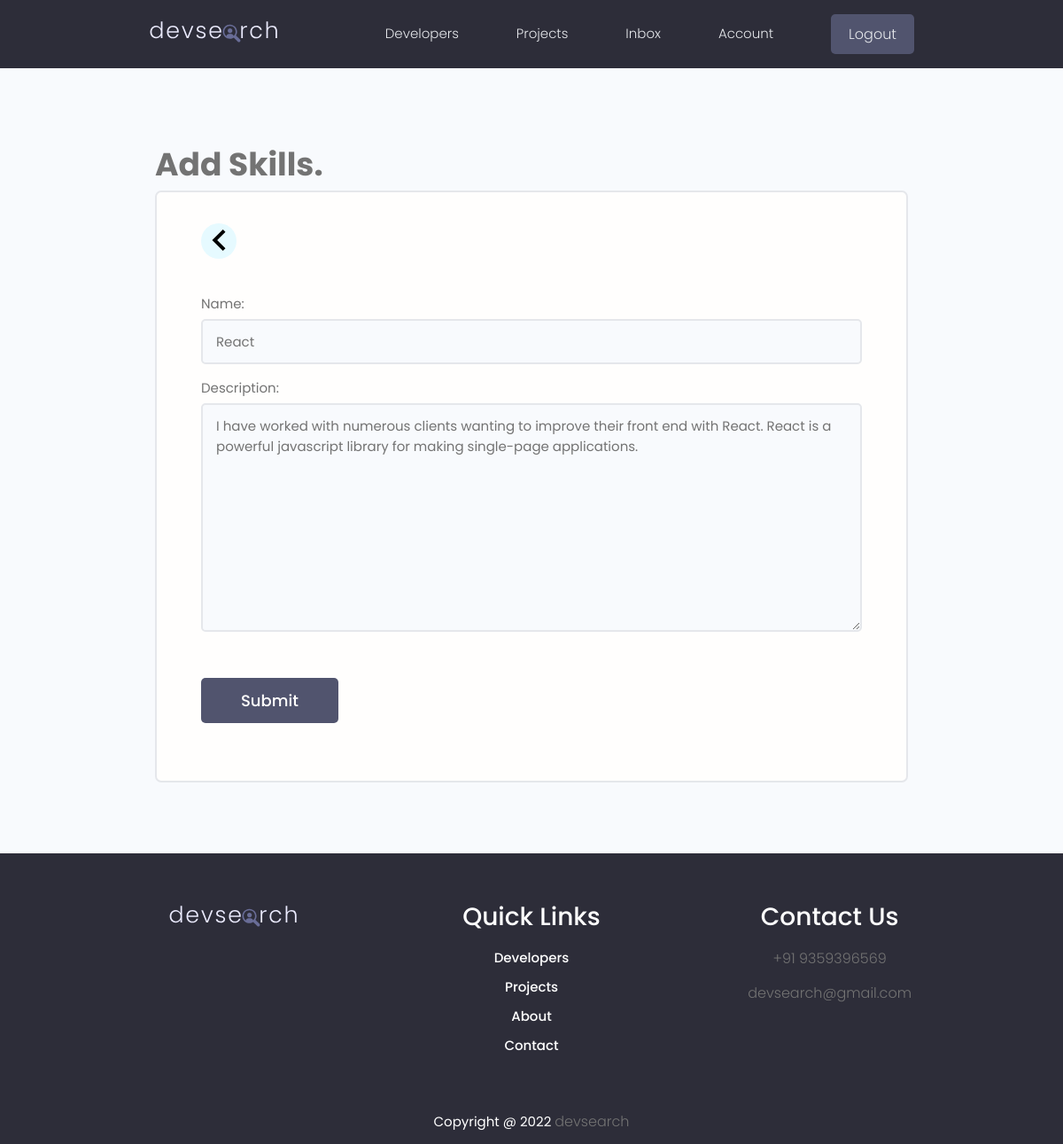
The page /users/edit-skill/1d4739c1-8f2e-4903-842b-2620a521a519/ (signed in) on the database its author committed.
### users/models.py (models this page shows, shortened)
class Skill(models.Model):
    owner = models.ForeignKey(
        profile, on_delete=models.CASCADE,  null=True, blank=True)
    name = models.CharField(max_length=200, null=True, blank=True)
    description = models.TextField(null=True, blank=True)
    created = models.DateTimeField(auto_now_add=True)
    id = models.UUIDField(default=uuid.uuid4, unique=True,
                          primary_key=True, editable=False)

### users/views.py (the view)
# urls.py: path('edit-skill/<str:pk>/', views.updateSkills, name='edit-skill-page'),
@login_required(login_url="login-page")
def updateSkills(request, pk):
    profile = request.user.profile
    skill = profile.skill_set.get(id=pk)
    form = SkillForm(instance=skill)
    if request.method == 'POST':
        form = SkillForm(request.POST, instance=skill)
        if form.is_valid():
            form.save()
            messages.success(request, 'Skill Updated')
            return redirect('user-account-page')
    context = {'form': form}
    return render(request, 'users/skill_form.html', context)

### users/forms.py
class SkillForm(ModelForm):
    class Meta:
        model = Skill
        fields = '__all__'
        exclude = ['owner']
    def __init__(self, *args, **kwargs):
        super(SkillForm, self).__init__(*args, **kwargs)
        for name, field in self.fields.items():
            field.widget.attrs.update({'class': 'input'})

### users/templates/users/skill_form.html (shortened to what this page needs)
{% extends 'base.html' %}
{% load static %}
{% block content %}
 <main class="formPage my-xl">
    <div class="content-box">
        <h2>Add Skills.</h2>
        <div class="formWrapper">
            <a class="backButton" href="{% url 'profile-page' %}">
              <svg xmlns="http://www.w3.org/2000/svg" width="24" height="24" viewBox="0 0 24 24"><path d="M16.67 0l2.83 2.829-9.339 9.175 9.339 9.167-2.83 2.829-12.17-11.996z"/></svg>
            </a>
            <br>
            <form class="form" action="" method="POST" enctype="multipart/form-data">
              {% for field in form %}
              <div class="form__field">
                <label for="formInput#text">{{ field.label }}: </label>
                {{ field }}
            </div>
              {% endfor %}
                <input class="btn btn--sub btn--lg  my-md" type="submit" value="Submit" />
            </form>
        </div>
    </div>
  </main>
{% endblock content %}

### static/styles/app.css (style rules this page uses)
:root { --color-sub: #2d2d39; }
.btn--sub { background-color: var(--color-sub-light); }
.content-box { width: 95%; max-width: 85rem; margin: 0 auto; }
.backButton { background: var(--color-main-light); color: var(--color-main); width: 4rem; height: 4rem; display: flex; align-items: center; justify-content: center; border-radius: 50%; }
.formPage .formWrapper { list-style: none; background: var(--color-white); padding: 3.5rem 5rem; border: 2px solid var(--color-light); border-radius: 0.7rem; }

### static/uikit/styles/modules/_variables.css (style rules this page uses)
:root { --color-main: #5aa5b9; --color-main-light: #e6faff; --color-sub: #3f4156; --color-sub-light: #51546e; --color-sub-lighter: #ededfd; --color-text: #737373; --color-gray: #8b8b8b; --color-light: #e5e7eb; --color-light-gray: #767676; --color-bg: #f8fafd; --color-white: #fffefd; --color-white-light: #f3f3f3; --color-success: #359e64; --color-success-bg: #def8e8; --color-error: #fc4b0b; --color-error-bg: #fff2ee; --font-base: 'Poppins', arial, helvetica, 'Segoe UI', roboto, ubuntu, sans-serif; --font-monospace: 'Fira Code', 'Courier New', courier, monospace; --font-regular: 300; --font-medium: 500; --font-bold: 700; --generic-shadow: 1px 1px 5px #00000010; --generic-transition: all 0.3s ease-in-out; }

### static/uikit/styles/modules/_base.css (style rules this page uses)
* { margin: 0; padding: 0; box-sizing: border-box; text-rendering: optimizeLegibility; color: inherit; font-size: inherit; }
html { font-size: 50%; }
@media only screen and (min-width: 480px) { html { font-size: 56.25%; } }
@media only screen and (min-width: 1200px) { html { font-size: 62.5%; } }
body { line-height: 1.6; font-weight: 400; font-size: 1.5rem; color: var(--color-text); background-color: var(--color-bg); min-height: 100vh; }

### static/uikit/styles/modules/_typography.css (style rules this page uses)
* { font-family: var(--font-base); }
h2 { font-size: 3.6rem; font-weight: var(--font-bold); }
a { padding-bottom: 2px; text-decoration: none; display: inline-block; color: var(--color-main); font-weight: var(--font-medium); }

### static/uikit/styles/modules/_utilities.css (style rules this page uses)
.my-md { margin: 3rem auto; }
.my-xl { margin: 8rem auto; }

### static/uikit/styles/modules/_button.css (style rules this page uses)
.btn { display: inline-block; position: relative; cursor: pointer; background-color: var(--color-light); font-weight: var(--font-medium); color: var(--color-sub); text-decoration: none; padding: 1rem 2rem; border-radius: 0.5rem; border: none; width: -webkit-fit-content; width: -moz-fit-content; width: fit-content; height: -webkit-fit-content; height: -moz-fit-content; height: fit-content; font-size: 1.6rem; outline-width: 0; outline-color: transparent; -webkit-backface-visibility: hidden; backface-visibility: hidden; transition: all 0.3s ease-in-out; }
.btn--sub { background-color: var(--color-sub); color: var(--color-white); }
.btn--lg { font-size: 1.8rem; padding: 1.2rem 4.5rem; }

### static/uikit/styles/modules/_form.css (style rules this page uses)
.form { display: block; }
.form__field { margin-top: 1.5rem; margin-bottom: 1.5rem; }
.form__label, .form__field > label { display: block; margin-bottom: 0.5rem; color: var(--color-text); }
input.input[type='text'], input.input[type='email'], input.input[type='password'], input.input[type='number'], select.input, textarea.input { min-width: 24rem; width: 100%; padding: 1.2rem 1.5rem; border-radius: 0.5rem; border: 2px solid var(--color-light); transition: all 0.3s ease-in-out; background-color: var(--color-bg); }

### rows shown on the page
Skill: form "React" "I have worked with numerous clients wanting to improve their front end with React. React is a powerful javascript library for making single-page applications."

### other values the page prints
{{ field.label }} "Name" "Description"
